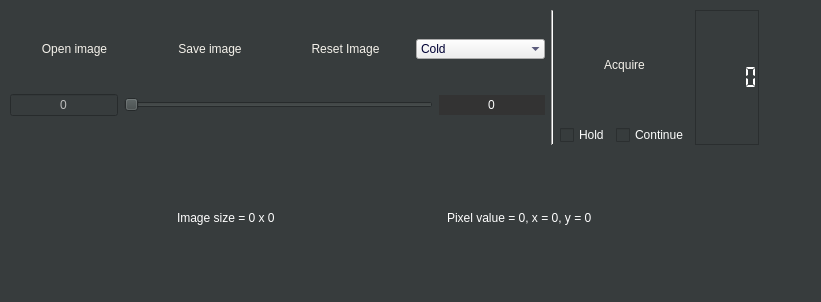
<?xml version="1.0" encoding="UTF-8"?>
<ui version="4.0">
 <class>DAQViewer</class>
 <widget class="QWidget" name="DAQViewer">
  <property name="windowModality">
   <enum>Qt::NonModal</enum>
  </property>
  <property name="geometry">
   <rect>
    <x>0</x>
    <y>0</y>
    <width>821</width>
    <height>302</height>
   </rect>
  </property>
  <property name="sizePolicy">
   <sizepolicy hsizetype="Fixed" vsizetype="Fixed">
    <horstretch>0</horstretch>
    <verstretch>0</verstretch>
   </sizepolicy>
  </property>
  <property name="palette">
   <palette>
    <active>
     <colorrole role="WindowText">
      <brush brushstyle="SolidPattern">
       <color alpha="255">
        <red>255</red>
        <green>255</green>
        <blue>255</blue>
       </color>
      </brush>
     </colorrole>
     <colorrole role="Button">
      <brush brushstyle="SolidPattern">
       <color alpha="255">
        <red>62</red>
        <green>69</green>
        <blue>69</blue>
       </color>
      </brush>
     </colorrole>
     <colorrole role="Text">
      <brush brushstyle="SolidPattern">
       <color alpha="255">
        <red>245</red>
        <green>242</green>
        <blue>235</blue>
       </color>
      </brush>
     </colorrole>
     <colorrole role="BrightText">
      <brush brushstyle="SolidPattern">
       <color alpha="255">
        <red>125</red>
        <green>165</green>
        <blue>58</blue>
       </color>
      </brush>
     </colorrole>
     <colorrole role="ButtonText">
      <brush brushstyle="SolidPattern">
       <color alpha="255">
        <red>245</red>
        <green>242</green>
        <blue>235</blue>
       </color>
      </brush>
     </colorrole>
     <colorrole role="Base">
      <brush brushstyle="SolidPattern">
       <color alpha="255">
        <red>51</red>
        <green>51</green>
        <blue>51</blue>
       </color>
      </brush>
     </colorrole>
     <colorrole role="Window">
      <brush brushstyle="SolidPattern">
       <color alpha="255">
        <red>55</red>
        <green>60</green>
        <blue>61</blue>
       </color>
      </brush>
     </colorrole>
     <colorrole role="Highlight">
      <brush brushstyle="SolidPattern">
       <color alpha="255">
        <red>125</red>
        <green>165</green>
        <blue>58</blue>
       </color>
      </brush>
     </colorrole>
     <colorrole role="Link">
      <brush brushstyle="SolidPattern">
       <color alpha="255">
        <red>125</red>
        <green>165</green>
        <blue>58</blue>
       </color>
      </brush>
     </colorrole>
     <colorrole role="ToolTipBase">
      <brush brushstyle="SolidPattern">
       <color alpha="255">
        <red>51</red>
        <green>51</green>
        <blue>51</blue>
       </color>
      </brush>
     </colorrole>
     <colorrole role="ToolTipText">
      <brush brushstyle="SolidPattern">
       <color alpha="255">
        <red>125</red>
        <green>165</green>
        <blue>58</blue>
       </color>
      </brush>
     </colorrole>
    </active>
    <inactive>
     <colorrole role="WindowText">
      <brush brushstyle="SolidPattern">
       <color alpha="255">
        <red>255</red>
        <green>255</green>
        <blue>255</blue>
       </color>
      </brush>
     </colorrole>
     <colorrole role="Button">
      <brush brushstyle="SolidPattern">
       <color alpha="255">
        <red>62</red>
        <green>69</green>
        <blue>69</blue>
       </color>
      </brush>
     </colorrole>
     <colorrole role="Text">
      <brush brushstyle="SolidPattern">
       <color alpha="255">
        <red>245</red>
        <green>242</green>
        <blue>235</blue>
       </color>
      </brush>
     </colorrole>
     <colorrole role="BrightText">
      <brush brushstyle="SolidPattern">
       <color alpha="255">
        <red>125</red>
        <green>165</green>
        <blue>58</blue>
       </color>
      </brush>
     </colorrole>
     <colorrole role="ButtonText">
      <brush brushstyle="SolidPattern">
       <color alpha="255">
        <red>245</red>
        <green>242</green>
        <blue>235</blue>
       </color>
      </brush>
     </colorrole>
     <colorrole role="Base">
      <brush brushstyle="SolidPattern">
       <color alpha="255">
        <red>51</red>
        <green>51</green>
        <blue>51</blue>
       </color>
      </brush>
     </colorrole>
     <colorrole role="Window">
      <brush brushstyle="SolidPattern">
       <color alpha="255">
        <red>55</red>
        <green>60</green>
        <blue>61</blue>
       </color>
      </brush>
     </colorrole>
     <colorrole role="Highlight">
      <brush brushstyle="SolidPattern">
       <color alpha="255">
        <red>125</red>
        <green>165</green>
        <blue>58</blue>
       </color>
      </brush>
     </colorrole>
     <colorrole role="Link">
      <brush brushstyle="SolidPattern">
       <color alpha="255">
        <red>125</red>
        <green>165</green>
        <blue>58</blue>
       </color>
      </brush>
     </colorrole>
     <colorrole role="ToolTipBase">
      <brush brushstyle="SolidPattern">
       <color alpha="255">
        <red>51</red>
        <green>51</green>
        <blue>51</blue>
       </color>
      </brush>
     </colorrole>
     <colorrole role="ToolTipText">
      <brush brushstyle="SolidPattern">
       <color alpha="255">
        <red>125</red>
        <green>165</green>
        <blue>58</blue>
       </color>
      </brush>
     </colorrole>
    </inactive>
    <disabled>
     <colorrole role="WindowText">
      <brush brushstyle="SolidPattern">
       <color alpha="255">
        <red>190</red>
        <green>190</green>
        <blue>190</blue>
       </color>
      </brush>
     </colorrole>
     <colorrole role="Button">
      <brush brushstyle="SolidPattern">
       <color alpha="255">
        <red>62</red>
        <green>69</green>
        <blue>69</blue>
       </color>
      </brush>
     </colorrole>
     <colorrole role="Text">
      <brush brushstyle="SolidPattern">
       <color alpha="255">
        <red>190</red>
        <green>190</green>
        <blue>190</blue>
       </color>
      </brush>
     </colorrole>
     <colorrole role="BrightText">
      <brush brushstyle="SolidPattern">
       <color alpha="255">
        <red>125</red>
        <green>165</green>
        <blue>58</blue>
       </color>
      </brush>
     </colorrole>
     <colorrole role="ButtonText">
      <brush brushstyle="SolidPattern">
       <color alpha="255">
        <red>190</red>
        <green>190</green>
        <blue>190</blue>
       </color>
      </brush>
     </colorrole>
     <colorrole role="Base">
      <brush brushstyle="SolidPattern">
       <color alpha="255">
        <red>55</red>
        <green>60</green>
        <blue>61</blue>
       </color>
      </brush>
     </colorrole>
     <colorrole role="Window">
      <brush brushstyle="SolidPattern">
       <color alpha="255">
        <red>55</red>
        <green>60</green>
        <blue>61</blue>
       </color>
      </brush>
     </colorrole>
     <colorrole role="Highlight">
      <brush brushstyle="SolidPattern">
       <color alpha="255">
        <red>145</red>
        <green>141</green>
        <blue>126</blue>
       </color>
      </brush>
     </colorrole>
     <colorrole role="Link">
      <brush brushstyle="SolidPattern">
       <color alpha="255">
        <red>125</red>
        <green>165</green>
        <blue>58</blue>
       </color>
      </brush>
     </colorrole>
     <colorrole role="ToolTipBase">
      <brush brushstyle="SolidPattern">
       <color alpha="255">
        <red>51</red>
        <green>51</green>
        <blue>51</blue>
       </color>
      </brush>
     </colorrole>
     <colorrole role="ToolTipText">
      <brush brushstyle="SolidPattern">
       <color alpha="255">
        <red>125</red>
        <green>165</green>
        <blue>58</blue>
       </color>
      </brush>
     </colorrole>
    </disabled>
   </palette>
  </property>
  <property name="windowTitle">
   <string>XPAD Viewer</string>
  </property>
  <widget class="QWidget" name="horizontalLayoutWidget">
   <property name="geometry">
    <rect>
     <x>10</x>
     <y>10</y>
     <width>749</width>
     <height>281</height>
    </rect>
   </property>
   <layout class="QHBoxLayout" name="horizontalLayout">
    <item>
     <layout class="QVBoxLayout" name="verticalLayout_ALL">
      <property name="sizeConstraint">
       <enum>QLayout::SetDefaultConstraint</enum>
      </property>
      <item>
       <layout class="QHBoxLayout" name="horizontalLayout_4">
        <item>
         <layout class="QVBoxLayout" name="verticalLayout_2">
          <item>
           <layout class="QHBoxLayout" name="horizontalLayout_Save">
            <property name="sizeConstraint">
             <enum>QLayout::SetDefaultConstraint</enum>
            </property>
            <item>
             <widget class="QPushButton" name="pushButton_OpenImage">
              <property name="maximumSize">
               <size>
                <width>16777215</width>
                <height>20</height>
               </size>
              </property>
              <property name="text">
               <string>Open image</string>
              </property>
              <property name="flat">
               <bool>true</bool>
              </property>
             </widget>
            </item>
            <item>
             <widget class="QPushButton" name="pushButton_SaveAs">
              <property name="maximumSize">
               <size>
                <width>16777215</width>
                <height>20</height>
               </size>
              </property>
              <property name="text">
               <string>Save image</string>
              </property>
              <property name="flat">
               <bool>true</bool>
              </property>
             </widget>
            </item>
            <item>
             <widget class="QPushButton" name="pushButton_ResetImage">
              <property name="maximumSize">
               <size>
                <width>16777215</width>
                <height>20</height>
               </size>
              </property>
              <property name="text">
               <string>Reset Image</string>
              </property>
              <property name="flat">
               <bool>true</bool>
              </property>
             </widget>
            </item>
            <item>
             <widget class="QComboBox" name="comboBox_LUT">
              <property name="maximumSize">
               <size>
                <width>16777215</width>
                <height>20</height>
               </size>
              </property>
              <property name="styleSheet">
               <string notr="true">QComboBox:enabled{
color: rgb(0,0,51);
}
QComboBox:disable{
color: rgb(203, 200, 198);
}</string>
              </property>
              <property name="currentIndex">
               <number>2</number>
              </property>
              <property name="frame">
               <bool>false</bool>
              </property>
              <item>
               <property name="text">
                <string>Grayscale</string>
               </property>
              </item>
              <item>
               <property name="text">
                <string>Hot</string>
               </property>
              </item>
              <item>
               <property name="text">
                <string>Cold</string>
               </property>
              </item>
              <item>
               <property name="text">
                <string>Night</string>
               </property>
              </item>
              <item>
               <property name="text">
                <string>Candy</string>
               </property>
              </item>
              <item>
               <property name="text">
                <string>Geography</string>
               </property>
              </item>
              <item>
               <property name="text">
                <string>Ion</string>
               </property>
              </item>
              <item>
               <property name="text">
                <string>Thermal</string>
               </property>
              </item>
              <item>
               <property name="text">
                <string>Polar</string>
               </property>
              </item>
              <item>
               <property name="text">
                <string>Spectrum</string>
               </property>
              </item>
              <item>
               <property name="text">
                <string>Jet</string>
               </property>
              </item>
              <item>
               <property name="text">
                <string>Hues</string>
               </property>
              </item>
             </widget>
            </item>
           </layout>
          </item>
          <item>
           <layout class="QHBoxLayout" name="horizontalLayout_3">
            <item>
             <widget class="QLineEdit" name="lineEdit_MinValue">
              <property name="enabled">
               <bool>false</bool>
              </property>
              <property name="sizePolicy">
               <sizepolicy hsizetype="Minimum" vsizetype="Fixed">
                <horstretch>0</horstretch>
                <verstretch>0</verstretch>
               </sizepolicy>
              </property>
              <property name="styleSheet">
               <string notr="true">QLineEdit:enabled{
background: rgb(51,51,51);
color: rgb(252,253,252);
selection-background-color: rgb(126,165,57);
border: rgb(0,0,0);
}
QLineEdit:disable{
background: rgb(51,51,51);
color: rgb(203, 200, 198);
border: rgb(0,0,0);
}</string>
              </property>
              <property name="text">
               <string>0</string>
              </property>
              <property name="alignment">
               <set>Qt::AlignCenter</set>
              </property>
             </widget>
            </item>
            <item>
             <widget class="QSlider" name="horizontalSlider_Value">
              <property name="orientation">
               <enum>Qt::Horizontal</enum>
              </property>
             </widget>
            </item>
            <item>
             <widget class="QLineEdit" name="lineEdit_MaxValue">
              <property name="sizePolicy">
               <sizepolicy hsizetype="Minimum" vsizetype="Fixed">
                <horstretch>0</horstretch>
                <verstretch>0</verstretch>
               </sizepolicy>
              </property>
              <property name="maximumSize">
               <size>
                <width>16777215</width>
                <height>20</height>
               </size>
              </property>
              <property name="styleSheet">
               <string notr="true">QLineEdit:enabled{
background: rgb(51,51,51);
color: rgb(252,253,252);
selection-background-color: rgb(126,165,57);
border: rgb(0,0,0);
}
QLineEdit:disable{
background: rgb(51,51,51);
color: rgb(203, 200, 198);
border: rgb(0,0,0);
}</string>
              </property>
              <property name="text">
               <string>0</string>
              </property>
              <property name="alignment">
               <set>Qt::AlignCenter</set>
              </property>
             </widget>
            </item>
           </layout>
          </item>
         </layout>
        </item>
        <item>
         <widget class="Line" name="line">
          <property name="orientation">
           <enum>Qt::Vertical</enum>
          </property>
         </widget>
        </item>
        <item>
         <layout class="QVBoxLayout" name="verticalLayout">
          <item>
           <widget class="QPushButton" name="pushButton_Acquire">
            <property name="sizePolicy">
             <sizepolicy hsizetype="Minimum" vsizetype="Minimum">
              <horstretch>0</horstretch>
              <verstretch>0</verstretch>
             </sizepolicy>
            </property>
            <property name="text">
             <string>Acquire</string>
            </property>
            <property name="flat">
             <bool>true</bool>
            </property>
           </widget>
          </item>
          <item>
           <layout class="QHBoxLayout" name="horizontalLayout_2">
            <item>
             <widget class="QCheckBox" name="checkBox_Hold">
              <property name="sizePolicy">
               <sizepolicy hsizetype="Minimum" vsizetype="Fixed">
                <horstretch>0</horstretch>
                <verstretch>0</verstretch>
               </sizepolicy>
              </property>
              <property name="layoutDirection">
               <enum>Qt::LeftToRight</enum>
              </property>
              <property name="autoFillBackground">
               <bool>false</bool>
              </property>
              <property name="styleSheet">
               <string notr="true">QCheckBox:enabled{
background: rgb(55, 60, 61);
color: rgb(252,253,252);
}
QCheckBox:disable{
background: rgb(55, 60, 61);
color: rgb(203, 200, 198);
}</string>
              </property>
              <property name="text">
               <string>Hold</string>
              </property>
             </widget>
            </item>
            <item>
             <widget class="QCheckBox" name="checkBox_Continue">
              <property name="styleSheet">
               <string notr="true">QCheckBox:enabled{
background: rgb(55, 60, 61);
color: rgb(252,253,252);
}
QCheckBox:disable{
background: rgb(55, 60, 61);
color: rgb(203, 200, 198);
}</string>
              </property>
              <property name="text">
               <string>Continue</string>
              </property>
             </widget>
            </item>
           </layout>
          </item>
         </layout>
        </item>
        <item>
         <widget class="QLCDNumber" name="lcdNumber_ImageNumber">
          <property name="sizePolicy">
           <sizepolicy hsizetype="Fixed" vsizetype="Preferred">
            <horstretch>0</horstretch>
            <verstretch>0</verstretch>
           </sizepolicy>
          </property>
          <property name="palette">
           <palette>
            <active>
             <colorrole role="WindowText">
              <brush brushstyle="SolidPattern">
               <color alpha="255">
                <red>255</red>
                <green>255</green>
                <blue>255</blue>
               </color>
              </brush>
             </colorrole>
            </active>
            <inactive>
             <colorrole role="WindowText">
              <brush brushstyle="SolidPattern">
               <color alpha="255">
                <red>255</red>
                <green>255</green>
                <blue>255</blue>
               </color>
              </brush>
             </colorrole>
            </inactive>
            <disabled>
             <colorrole role="WindowText">
              <brush brushstyle="SolidPattern">
               <color alpha="255">
                <red>190</red>
                <green>190</green>
                <blue>190</blue>
               </color>
              </brush>
             </colorrole>
            </disabled>
           </palette>
          </property>
          <property name="frameShape">
           <enum>QFrame::StyledPanel</enum>
          </property>
          <property name="frameShadow">
           <enum>QFrame::Plain</enum>
          </property>
          <property name="mode">
           <enum>QLCDNumber::Dec</enum>
          </property>
          <property name="segmentStyle">
           <enum>QLCDNumber::Flat</enum>
          </property>
          <property name="value" stdset="0">
           <double>0.000000000000000</double>
          </property>
         </widget>
        </item>
       </layout>
      </item>
      <item>
       <layout class="QHBoxLayout" name="horizontalLayout_5">
        <item>
         <spacer name="horizontalSpacer">
          <property name="orientation">
           <enum>Qt::Horizontal</enum>
          </property>
          <property name="sizeHint" stdset="0">
           <size>
            <width>40</width>
            <height>20</height>
           </size>
          </property>
         </spacer>
        </item>
        <item>
         <widget class="QLabel" name="label_imageSize">
          <property name="styleSheet">
           <string notr="true">color: white</string>
          </property>
          <property name="text">
           <string>Image size = 0 x 0</string>
          </property>
         </widget>
        </item>
        <item>
         <spacer name="horizontalSpacer_2">
          <property name="orientation">
           <enum>Qt::Horizontal</enum>
          </property>
          <property name="sizeHint" stdset="0">
           <size>
            <width>40</width>
            <height>20</height>
           </size>
          </property>
         </spacer>
        </item>
        <item>
         <widget class="QLabel" name="label_pixelValue">
          <property name="styleSheet">
           <string notr="true">color: white</string>
          </property>
          <property name="text">
           <string>Pixel value = 0, x = 0, y = 0</string>
          </property>
         </widget>
        </item>
        <item>
         <spacer name="horizontalSpacer_3">
          <property name="orientation">
           <enum>Qt::Horizontal</enum>
          </property>
          <property name="sizeHint" stdset="0">
           <size>
            <width>40</width>
            <height>20</height>
           </size>
          </property>
         </spacer>
        </item>
       </layout>
      </item>
      <item>
       <layout class="QHBoxLayout" name="horizontalLayout_customPlot">
        <property name="sizeConstraint">
         <enum>QLayout::SetDefaultConstraint</enum>
        </property>
        <item>
         <widget class="QCustomPlot" name="customPlot" native="true">
          <property name="sizePolicy">
           <sizepolicy hsizetype="Fixed" vsizetype="Fixed">
            <horstretch>0</horstretch>
            <verstretch>0</verstretch>
           </sizepolicy>
          </property>
         </widget>
        </item>
       </layout>
      </item>
     </layout>
    </item>
   </layout>
  </widget>
 </widget>
 <customwidgets>
  <customwidget>
   <class>QCustomPlot</class>
   <extends>QWidget</extends>
   <header location="global">qcustomplot.h</header>
   <container>1</container>
  </customwidget>
 </customwidgets>
 <resources/>
 <connections/>
</ui>
